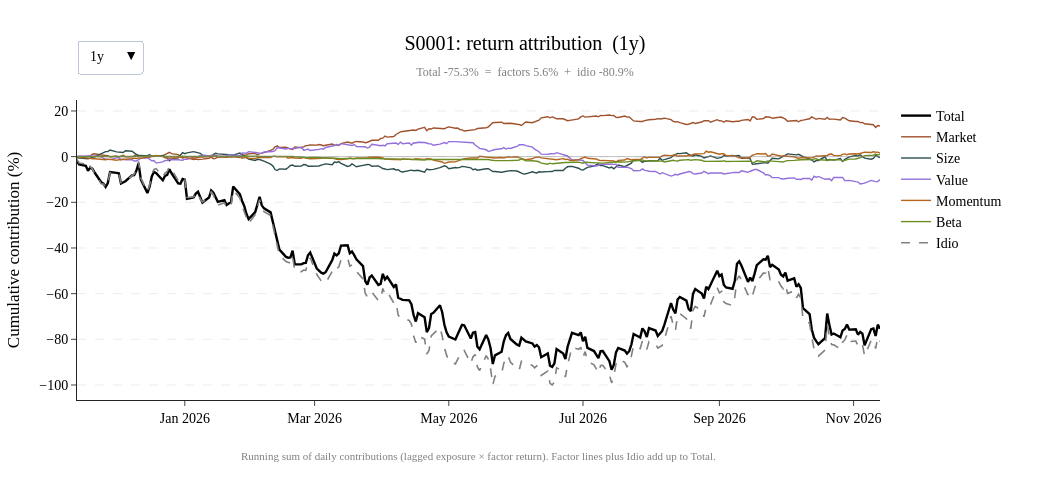

Source (notebook cell):
### Code cell
ones = pd.DataFrame(1.0, index=returns.index, columns=returns.columns)
expo_attr = {"intercept": ones, **styles_sim}

s1 = factors.attribute("S0001", returns, expo_attr, res_sim, resid_sim).rename(columns={"intercept": "Market"})

(s1.drop(columns="Total").sum(axis=1) - s1["Total"]).abs().max()     # exactness check, ~1e-16

plotting.plot_attribution(s1, "S0001")

### Figure 1 — Plotly figure (JSON) as saved in the notebook; plotly's stock layout.template omitted (floating-point values rounded to 4 significant figures; data arrays with more than 128 entries replaced by an {"elided": "..."} marker saying what was removed)
{"data": [{"line": {"color": "black", "width": 2.4}, "mode": "lines", "name": "Total", "type": "scatter", "visible": false, "x": {"elided": "1007 str values"}, "y": {"elided": "1007 float values"}}, {"line": {"color": "#a0522d", "width": 1.4}, "mode": "lines", "name": "Market", "type": "scatter", "visible": false, "x": {"elided": "1007 str values"}, "y": {"elided": "1007 float values"}}, {"line": {"color": "#2f4f4f", "width": 1.4}, "mode": "lines", "name": "Size", "type": "scatter", "visible": false, "x": {"elided": "1007 str values"}, "y": {"elided": "1007 float values"}}, {"line": {"color": "#9370db", "width": 1.4}, "mode": "lines", "name": "Value", "type": "scatter", "visible": false, "x": {"elided": "1007 str values"}, "y": {"elided": "1007 float values"}}, {"line": {"color": "#b5651d", "width": 1.4}, "mode": "lines", "name": "Momentum", "type": "scatter", "visible": false, "x": {"elided": "1007 str values"}, "y": {"elided": "1007 float values"}}, {"line": {"color": "#6b8e23", "width": 1.4}, "mode": "lines", "name": "Beta", "type": "scatter", "visible": false, "x": {"elided": "1007 str values"}, "y": {"elided": "1007 float values"}}, {"line": {"color": "gray", "dash": "dash", "width": 1.6}, "mode": "lines", "name": "Idio", "type": "scatter", "visible": false, "x": {"elided": "1007 str values"}, "y": {"elided": "1007 float values"}}, {"line": {"color": "black", "width": 2.4}, "mode": "lines", "name": "Total", "type": "scatter", "visible": false, "x": {"elided": "785 str values"}, "y": {"elided": "785 float values"}}, {"line": {"color": "#a0522d", "width": 1.4}, "mode": "lines", "name": "Market", "type": "scatter", "visible": false, "x": {"elided": "785 str values"}, "y": {"elided": "785 float values"}}, {"line": {"color": "#2f4f4f", "width": 1.4}, "mode": "lines", "name": "Size", "type": "scatter", "visible": false, "x": {"elided": "785 str values"}, "y": {"elided": "785 float values"}}, {"line": {"color": "#9370db", "width": 1.4}, "mode": "lines", "name": "Value", "type": "scatter", "visible": false, "x": {"elided": "785 str values"}, "y": {"elided": "785 float values"}}, {"line": {"color": "#b5651d", "width": 1.4}, "mode": "lines", "name": "Momentum", "type": "scatter", "visible": false, "x": {"elided": "785 str values"}, "y": {"elided": "785 float values"}}, {"line": {"color": "#6b8e23", "width": 1.4}, "mode": "lines", "name": "Beta", "type": "scatter", "visible": false, "x": {"elided": "785 str values"}, "y": {"elided": "785 float values"}}, {"line": {"color": "gray", "dash": "dash", "width": 1.6}, "mode": "lines", "name": "Idio", "type": "scatter", "visible": false, "x": {"elided": "785 str values"}, "y": {"elided": "785 float values"}}, {"line": {"color": "black", "width": 2.4}, "mode": "lines", "name": "Total", "type": "scatter", "visible": true, "x": {"elided": "262 str values"}, "y": {"elided": "262 float values"}}, {"line": {"color": "#a0522d", "width": 1.4}, "mode": "lines", "name": "Market", "type": "scatter", "visible": true, "x": {"elided": "262 str values"}, "y": {"elided": "262 float values"}}, {"line": {"color": "#2f4f4f", "width": 1.4}, "mode": "lines", "name": "Size", "type": "scatter", "visible": true, "x": {"elided": "262 str values"}, "y": {"elided": "262 float values"}}, {"line": {"color": "#9370db", "width": 1.4}, "mode": "lines", "name": "Value", "type": "scatter", "visible": true, "x": {"elided": "262 str values"}, "y": {"elided": "262 float values"}}, {"line": {"color": "#b5651d", "width": 1.4}, "mode": "lines", "name": "Momentum", "type": "scatter", "visible": true, "x": {"elided": "262 str values"}, "y": {"elided": "262 float values"}}, {"line": {"color": "#6b8e23", "width": 1.4}, "mode": "lines", "name": "Beta", "type": "scatter", "visible": true, "x": {"elided": "262 str values"}, "y": {"elided": "262 float values"}}, {"line": {"color": "gray", "dash": "dash", "width": 1.6}, "mode": "lines", "name": "Idio", "type": "scatter", "visible": true, "x": {"elided": "262 str values"}, "y": {"elided": "262 float values"}}, {"line": {"color": "black", "width": 2.4}, "mode": "lines", "name": "Total", "type": "scatter", "visible": false, "x": {"elided": "133 str values"}, "y": {"elided": "133 float values"}}, {"line": {"color": "#a0522d", "width": 1.4}, "mode": "lines", "name": "Market", "type": "scatter", "visible": false, "x": {"elided": "133 str values"}, "y": {"elided": "133 float values"}}, {"line": {"color": "#2f4f4f", "width": 1.4}, "mode": "lines", "name": "Size", "type": "scatter", "visible": false, "x": {"elided": "133 str values"}, "y": {"elided": "133 float values"}}, {"line": {"color": "#9370db", "width": 1.4}, "mode": "lines", "name": "Value", "type": "scatter", "visible": false, "x": {"elided": "133 str values"}, "y": {"elided": "133 float values"}}, {"line": {"color": "#b5651d", "width": 1.4}, "mode": "lines", "name": "Momentum", "type": "scatter", "visible": false, "x": {"elided": "133 str values"}, "y": {"elided": "133 float values"}}, {"line": {"color": "#6b8e23", "width": 1.4}, "mode": "lines", "name": "Beta", "type": "scatter", "visible": false, "x": {"elided": "133 str values"}, "y": {"elided": "133 float values"}}, {"line": {"color": "gray", "dash": "dash", "width": 1.6}, "mode": "lines", "name": "Idio", "type": "scatter", "visible": false, "x": {"elided": "133 str values"}, "y": {"elided": "133 float values"}}], "layout": {"annotations": [{"font": {"color": "gray", "family": "Times New Roman", "size": 11}, "showarrow": false, "text": "Running sum of daily contributions (lagged exposure × factor return). Factor lines plus Idio add up to Total.", "x": 0.5, "xanchor": "center", "xref": "paper", "y": -0.16, "yanchor": "top", "yref": "paper"}], "font": {"color": "black", "family": "Times New Roman", "size": 14}, "height": 480, "hovermode": "x unified", "legend": {"orientation": "v", "x": 1.02, "xanchor": "left", "y": 1, "yanchor": "top"}, "margin": {"b": 80, "l": 60, "r": 170, "t": 100}, "shapes": [{"line": {"color": "gray", "width": 0.8}, "opacity": 0.6, "type": "line", "x0": 0, "x1": 1, "xref": "x domain", "y0": 0, "y1": 0, "yref": "y"}], "title": {"text": "S0001: return attribution  (1y)<br><span style='font-size:12px;color:gray'>Total -75.3%  =  factors 5.6%  +  idio -80.9%</span>", "x": 0.5}, "updatemenus": [{"active": 2, "bgcolor": "white", "buttons": [{"args": [{"visible": [true, true, true, true, true, true, true, false, false, false, false, false, false, false, false, false, false, false, false, false, false, false, false, false, false, false, false, false]}, {"title.text": "S0001: return attribution  (5y)<br><span style='font-size:12px;color:gray'>Total -222.9%  =  factors 26.3%  +  idio -249.1%</span>"}], "label": "5y", "method": "update"}, {"args": [{"visible": [false, false, false, false, false, false, false, true, true, true, true, true, true, true, false, false, false, false, false, false, false, false, false, false, false, false, false, false]}, {"title.text": "S0001: return attribution  (3y)<br><span style='font-size:12px;color:gray'>Total -226.8%  =  factors 20.1%  +  idio -247.0%</span>"}], "label": "3y", "method": "update"}, {"args": [{"visible": [false, false, false, false, false, false, false, false, false, false, false, false, false, false, true, true, true, true, true, true, true, false, false, false, false, false, false, false]}, {"title.text": "S0001: return attribution  (1y)<br><span style='font-size:12px;color:gray'>Total -75.3%  =  factors 5.6%  +  idio -80.9%</span>"}], "label": "1y", "method": "update"}, {"args": [{"visible": [false, false, false, false, false, false, false, false, false, false, false, false, false, false, false, false, false, false, false, false, false, true, true, true, true, true, true, true]}, {"title.text": "S0001: return attribution  (6mo)<br><span style='font-size:12px;color:gray'>Total 1.8%  =  factors -4.9%  +  idio 6.7%</span>"}], "label": "6mo", "method": "update"}], "font": {"color": "black", "family": "Times New Roman", "size": 14}, "x": 0, "xanchor": "left", "y": 1.2, "yanchor": "top"}], "width": 1050, "xaxis": {"title": {}}, "yaxis": {"gridcolor": "rgba(0,0,0,0.08)", "griddash": "dash", "showgrid": true, "title": {"text": "Cumulative contribution (%)"}}}}
